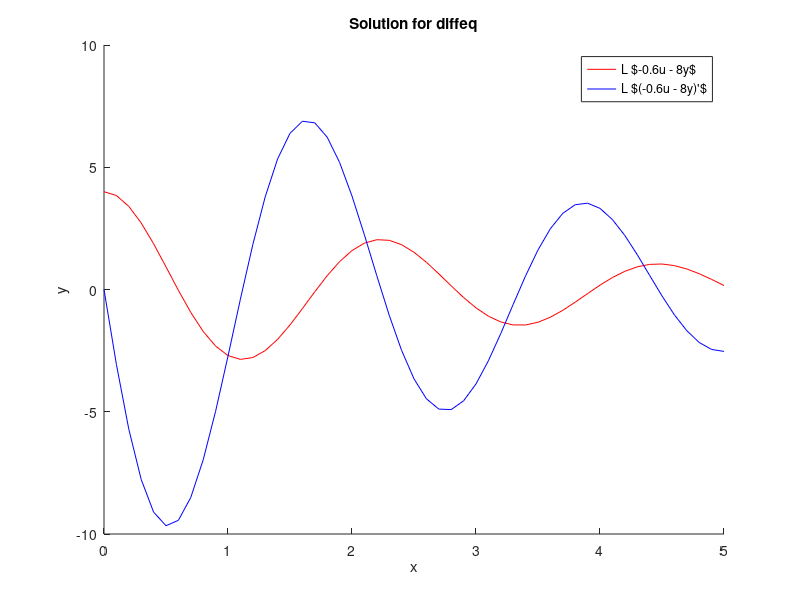

Recreate this plot in MATLAB.
dx = 0.1;
x0 = 0;
xf = 5;

x = x0 : dx : xf;
nsteps = length(x);
y = zeros(1, nsteps);
u = zeros(1, nsteps);

F = @(x, y, u) -0.6 * u - 8 * y;

x(1) = 0;
y(1) = 4;
u(1) = 0;

for i = 1 : nsteps - 1
    m1 = u(i);
    k1 = F(x(i), y(i), u(i));

    m2 = u(i) + 0.5 * k1 * dx;
    k2 = F(x(i) + 0.5 * dx, y(i) + 0.5 * m1 * dx, u(i) + 0.5 * k1 * dx);

    m3 = u(i) + 0.5 * k2 * dx;
    k3 = F(x(i) + 0.5 * dx, y(i) + 0.5 * m2 * dx, u(i) + 0.5 * k2 * dx);


    m4 = u(i) + k3 * dx;
    k4 = F(x(i) * dx, y(i) + m3 * dx, u(i) + k3 * dx);

    y(i + 1) = y(i) + (m1 + 2 * m2 + 2 * m3 + m4) * (dx / 6);
    u(i + 1) = u(i) + (k1 + 2 * k2 + 2 * k3 + k4) * (dx / 6);
end

clf;
figure(1);
hold on;

title("Solution for diffeq");
xlabel("x");
ylabel("y");

plot(x, y, '-r');
plot(x, u, '-b');


legend("L $-0.6u - 8y$", "L $(-0.6u - 8y)'$", Interpreter="latex");

hold off;


